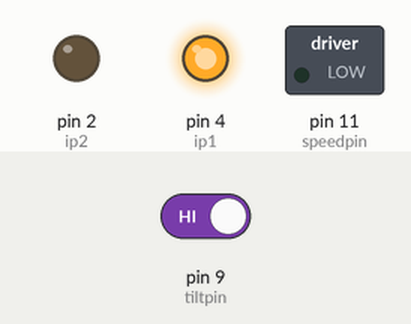
Simulated run of this sketch. Board: Arduino Uno, built with avr-gcc and run on an emulated ATmega328P. On the bench: switched loads named in the sketch (green lamp = pin HIGH), output pins drawn as LEDs (lit = HIGH). Inputs (shaded band) come from the test bench; at power-on: pin 9 (tiltpin) HIGH. What the sketch prints to the serial monitor is not drawn.

Above: at 1.2 s.
1.3 s: pin 9 (tiltpin) driven LOW
At 2.2 s:
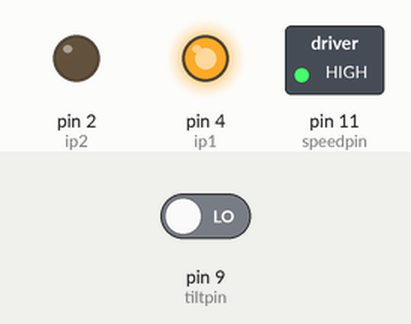
2.8 s: pin 9 (tiltpin) driven HIGH
At 3.4 s:
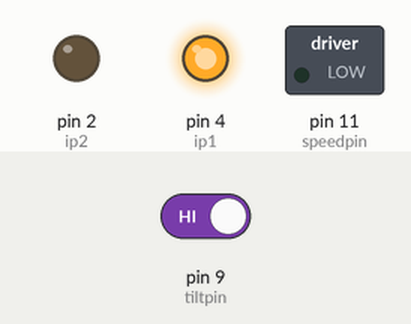
Timing chart, 0 to 5.8 s (numbered marks = the images above; inputs shaded):
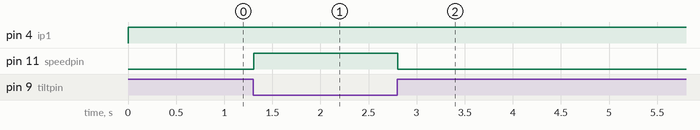

Measured:
- after the input at 1.3 s, pin 11 (speedpin): LOW → HIGH at once
- after the input at 2.8 s, pin 11 (speedpin): HIGH → LOW at once

The sketch:

Using_a_tilt_switch_to_cutt_off_dc_motor.ino
```cpp
int speedpin=11;
int ip1=4;
int ip2=2;
int motorspeed=255;
int dt=250;
int tiltpin=9;
int tiltval;

void setup()
{
  pinMode(speedpin,OUTPUT);
  pinMode(ip1,OUTPUT);
  pinMode(ip2,OUTPUT);
  pinMode(tiltpin,INPUT);
  Serial.begin(9600);

}

void loop()
{
  digitalWrite(ip1,HIGH);
  digitalWrite(ip2,LOW);
  tiltval=digitalRead(tiltpin);
  Serial.println(tiltval);
  if(tiltval==0){
    analogWrite(speedpin,motorspeed);
  }
  if(tiltval==1){
    analogWrite(speedpin,0);
  }


}
```
